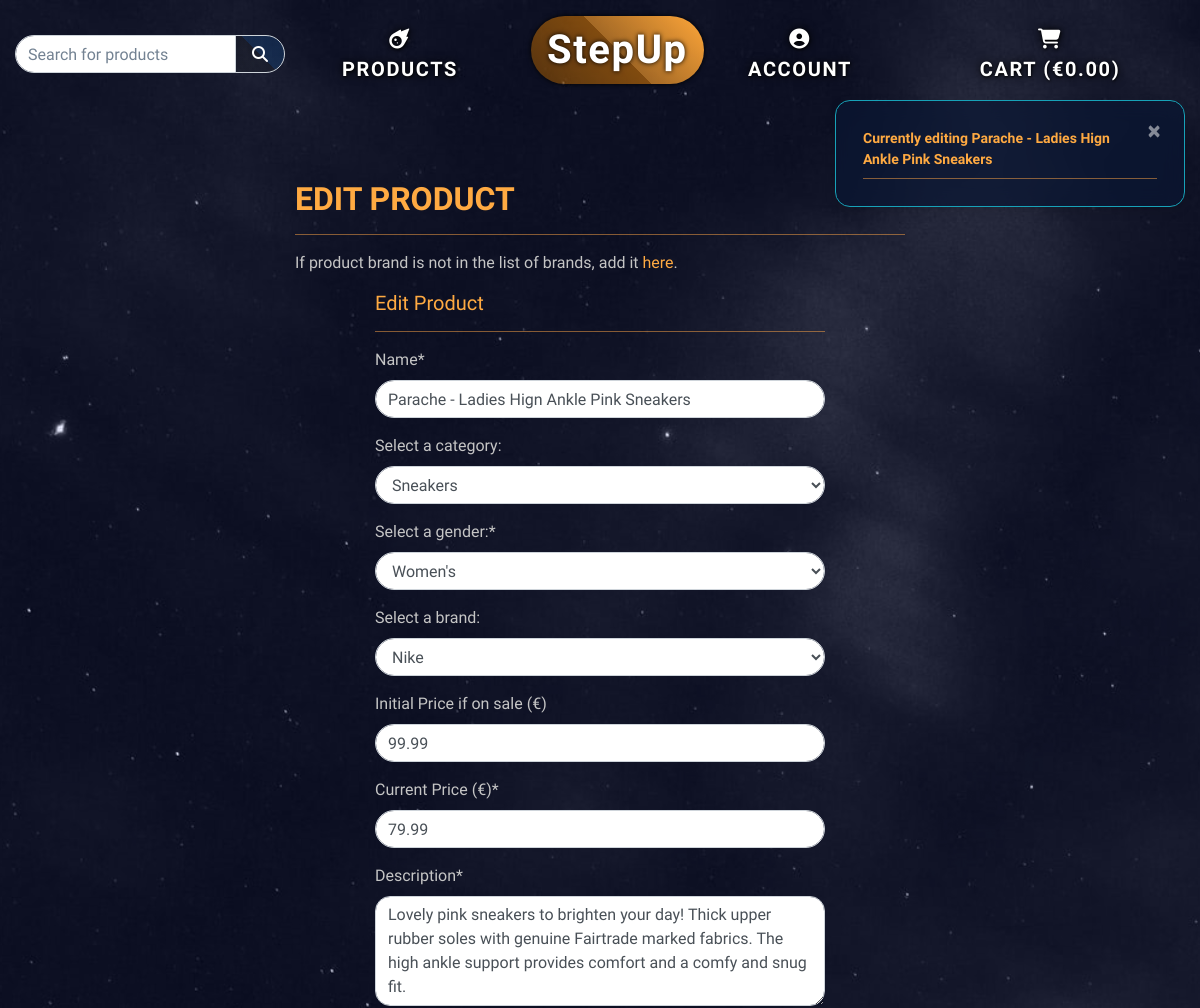
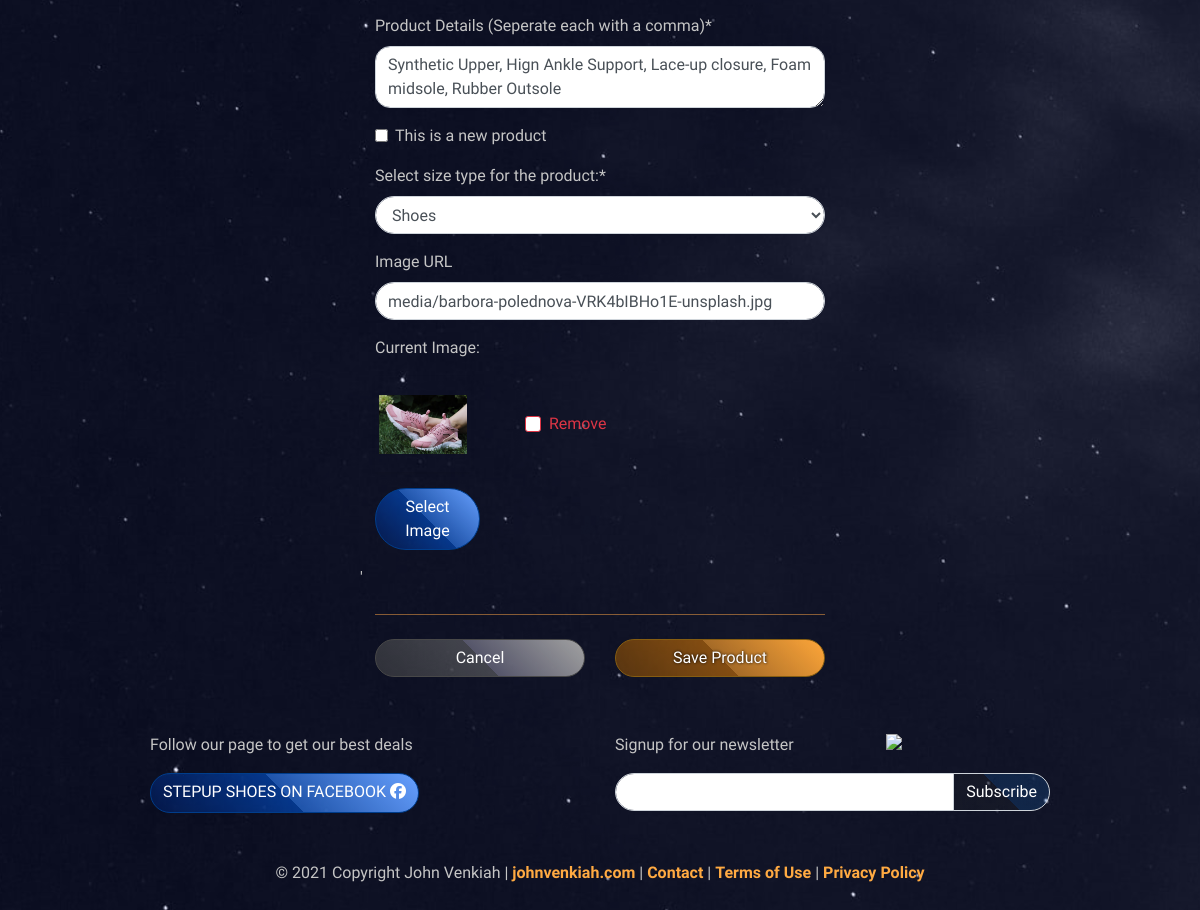
The app's page /products/edit/2/ (signed in) with its own data (2 pictures, top to bottom).
### products/models.py (models this page shows, shortened)
class Product(models.Model):
    class Meta:
        ordering = ['id']
    art_nr = models.CharField(
        verbose_name=_('Art. Nr'),
        max_length=254,
    )
    name = models.CharField(
        verbose_name=_('Name'),
        max_length=254,
        unique=True
    )
    category = models.ForeignKey(
        'Category',
        null=True,
        blank=True,
        on_delete=models.SET_NULL
    )
    gender = models.CharField(
        verbose_name=_('Gender'),
        choices=GENDER_CHOICES,
        max_length=24,
        default='u'
    )
    brand = models.ForeignKey(
        'Brand',
        null=True,
        blank=True,
        on_delete=models.SET_NULL
    )
    initial_price = models.DecimalField(
        verbose_name=_('Initial Price'),
        max_digits=6,
        decimal_places=2,
        validators=[
            MinValueValidator(0)
        ],
        null=True,
        blank=True
    )
    price = models.DecimalField(
        verbose_name=_('Price'),
        max_digits=6,
        decimal_places=2,
        validators=[
            MinValueValidator(0)
        ]
    )
    description = models.TextField(
        verbose_name=_('Description'),
    )
    details = models.CharField(
        verbose_name=_('Product Details'),
        max_length=254,
        null=True,
        blank=True
    )
    is_new = models.BooleanField(
        verbose_name=('Is New'),
        default=False
    )
    size_type = models.CharField(
        verbose_name=_('Size Type'),
        choices=SIZE_CHOICES,
        max_length=24,
        default='N/A'
    )
    rating = models.DecimalField(
        verbose_name=_('Rating'),
        max_digits=6,
        decimal_places=2,
        null=True,
        blank=True
    )
    discount = models.DecimalField(
        verbose_name=_('Discount'),
        max_digits=6,
        decimal_places=2,
        null=True,
        blank=True
    )
    image_url = models.URLField(
        verbose_name=_('Image URL'),
        max_length=1024,
        null=True,
        blank=True
    )
    image = models.ImageField(
        verbose_name=_('Image'),
        null=True,
        blank=True
    )

### products/views.py (the view)
# urls.py: path('edit/<int:product_id>/', views.edit_product, name='edit_product'),
@login_required
def edit_product(request, product_id):
    if not request.user.is_superuser:
        messages.error(request, 'Sorry, access to that page is denied.')
        return redirect(reverse('home'))
    product = get_object_or_404(Product, pk=product_id)
    if request.method == 'POST':
        product_form = ProductForm(
            request.POST, request.FILES, instance=product
        )
        if product_form.is_valid():
            product = product_form.save()
            if product.initial_price and product.initial_price > 0:
                product.discount = product.initial_price - product.price
            else:
                product.initial_price = None
            product_form.validate_initial_price()
            product.save()
            messages.success(request, f'Successfully updated {product.name}')
            return redirect(reverse('product_detail', args=[product.id]))
        else:
            messages.error(request, 'Updating Product failed. \
                    please check if the form is valid and try again.')
    else:
        product_form = ProductForm(instance=product)
        messages.info(request, f'Currently editing {product.name}')
    template = 'products/edit_product.html'
    context = {
        'product_form': product_form,
        'product': product,
    }
    return render(request, template, context)

### cart/contexts.py (called while the page is built, shortened)
def cart_contents(request):
    cart_items = []
    total = 0
    product_count = 0
    cart = request.session.get('cart', {})
    if total < settings.FREE_DELIVERY_THRESHOLD:
        delivery = total * Decimal(settings.STANDARD_DELIVERY_PERCENTAGE / 100)
        free_delivery_delta = settings.FREE_DELIVERY_THRESHOLD - total
    else:
        delivery = 0
        free_delivery_delta = 0
    grand_total = delivery + total
    context = {
        'cart_items': cart_items,
        'total': total,
        'product_count': product_count,
        'delivery': delivery,
        'free_delivery_delta': free_delivery_delta,
        'free_delivery_threshold': settings.FREE_DELIVERY_THRESHOLD,
        'grand_total': grand_total,
    }
    return context

### home/contexts.py (called while the page is built)
def contact_form(request):
    return {'contact_form': ContactForm}

### products/contexts.py (called while the page is built)
def get_brands(request):  # pylint: disable=unused-argument
    all_brands = Brand.objects.all()  # pylint: disable=no-member
    return {
        'all_brands': all_brands,
    }

### products/models.py (called while the page is built)
    def get_friendly_name(self):
        return self.friendly_name

    def get_friendly_name(self):
        return self.friendly_name

### products/templates/products/edit_product.html (shortened to what this page needs)
{% extends 'base.html' %}
{% load static %}
{% block page_header %}
    <div class="container header-container">
    </div>
{% endblock %}
{% block content %}
    <div class="container mw-lg">
        <div class="row">
            <div class="mt-3 col-12 col-md-8 col-md-6 mx-auto">
                <h2 class="logo-font">Edit product</h2>
                <hr>
                <p>If product brand is not in the list of brands, add it <a href="{% url 'add_product_brand' %}" class="text-orange">here</a>.</p>
            </div>
        </div>
        <div class="row">
            <div class="col col-md-8 col-lg-6 mx-auto">
                <h5 class="text-orange">Edit Product</h5>
                <hr>
                <form method="POST" action="{% url 'edit_product' product.id %}" class="form mb-2" enctype="multipart/form-data">
                    {% for field in product_form %}
                        {% if field.name != 'image' %}
                            {{ field | as_crispy_field }}
                        {% else %}
                        {{ field }}
                        {% endif %}
                    {% endfor %}
                    <div class="row">
                        <div class="col-12 text-center">
                            <hr class="my-4">
                        </div>
                        <div class="col-6">
                            <a class="d-block btn btn-grey" href="{% url 'products' %}">Cancel</a>
                        </div>
                        <div class="col-6">
                            <button class="w-100 btn btn-orange" type="submit">Save Product</button>
                        </div>
                    </div>
                </form>
            </div>
        </div>
    </div>
{% endblock %}

### static/css/base.css (style rules this page uses)
html { height: 100%; scroll-behavior: smooth; }
body { background: url('/media/stars.jpg') no-repeat center center fixed; background-blend-mode: luminosity; background-color: #1d2033; background-size: cover; height: calc(100vh - 164px); color: #c5c5c5; font-family: 'Anaheim', sans-serif; }
h2, .nav-link, .nav-link:not(i) { font-family: 'Abel', sans-serif !important; text-transform: uppercase; }
h2.logo-font { color: #ffaa42 !important; }
hr { border-top: 1px solid rgba(255, 166, 71, 0.5); }
p { color: #c5c5c5; }
.logo-font { text-transform: uppercase; font-weight: bold; }
.btn { border: 1px solid transparent; transition: all .2s ease-in-out; }
.btn:not(.product-edit-link) { color: white !important; }
.btn-orange { background: linear-gradient(45deg, #9351008c, #e17c008c 50%, #dd8b27b9 50%, #ffa73a); border: 1px solid #865d11 !important; text-shadow: 0.4px 0.4px 3px black; }
.btn-grey { background: linear-gradient(45deg, #4b4b4b8c, #6d6d6d8c 50%, #706f84b9 50%, #a2a2a2); border: 1px solid #484848; }
input, input[type=email] input.form-control, .btn:not(.increment-qty, .decrement-qty, .product-edit-link), .custom-select, select.form-control { border-radius: 50px !important; -moz-border-radius: 50px !important; -webkit-border-radius: 50px !important; }
textarea.form-control { border-radius: 15px; }
.text-orange { color: #ffaa42 !important; }
.mw-lg { max-width: 1100px; margin: 0 auto; }
@media (min-width: 1200px) { .container { max-width: 80%; } }
@media (min-width: 992px) { .header-container { padding-top: 164px; } }

### records on screen
Product: name "Parache - Ladies Hign Ankle Pink Sneakers" "Sneakers" "Women's" "Nike" "99.99" "79.99" "Lovely pink sneakers to brighten your day! Thick upper rubber soles with genuine Fairtrade marked fabrics. The high ankle support provides comfort and a comfy and snug fit." "Synthetic Upper, Hign Ankle Support, Lace-up closure, Foam midsole, Rubber Outsole" "Shoes" "media/barbora-polednova-VRK4bIBHo1E-unsplash.jpg"

### other values on screen
{{ message }} "Currently editing Parache - Ladies Hign Ankle Pink Sneakers"
{{ widget.initial_text }} "Current Image"
{{ widget.clear_checkbox_label }} "Remove"
